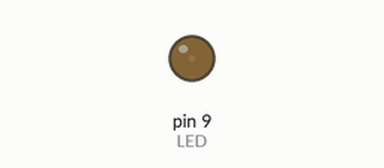
A sketch run on a simulated Arduino Uno, built with avr-gcc and run on an emulated ATmega328P. Shown: output pins drawn as LEDs (lit = HIGH).

Above: at 0.05 s.
At 0.95 s:
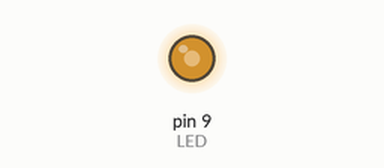
At 1.4 s:
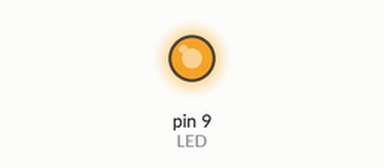
At 2.75 s:
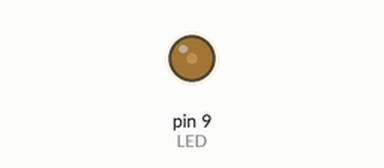
Timing chart, 0 to 7.0 s (numbered marks = the images above):
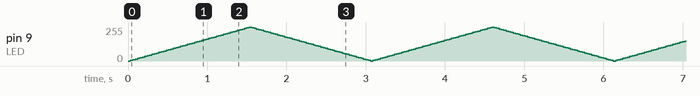

The sketch:

03-fade.ino
```cpp
/*
   https://www.arduino.cc/en/Tutorial/Fade
*/

# define LED    9
# define DELAY 30

int brightness = 0;
int fadeAmount = 5;

void setup() {
  pinMode(LED, OUTPUT);
}

void loop() {
  // set the brightness of pin 9
  analogWrite(LED, brightness);
  // change the brightness for next time through the loop
  brightness += fadeAmount;
  // reverse the direction of the fading at the end of the fade
  if (brightness <= 0 || brightness >= 255 ) {
    fadeAmount = -fadeAmount;
  }
  // wait to see the diming effect
  delay(DELAY);
}
```
